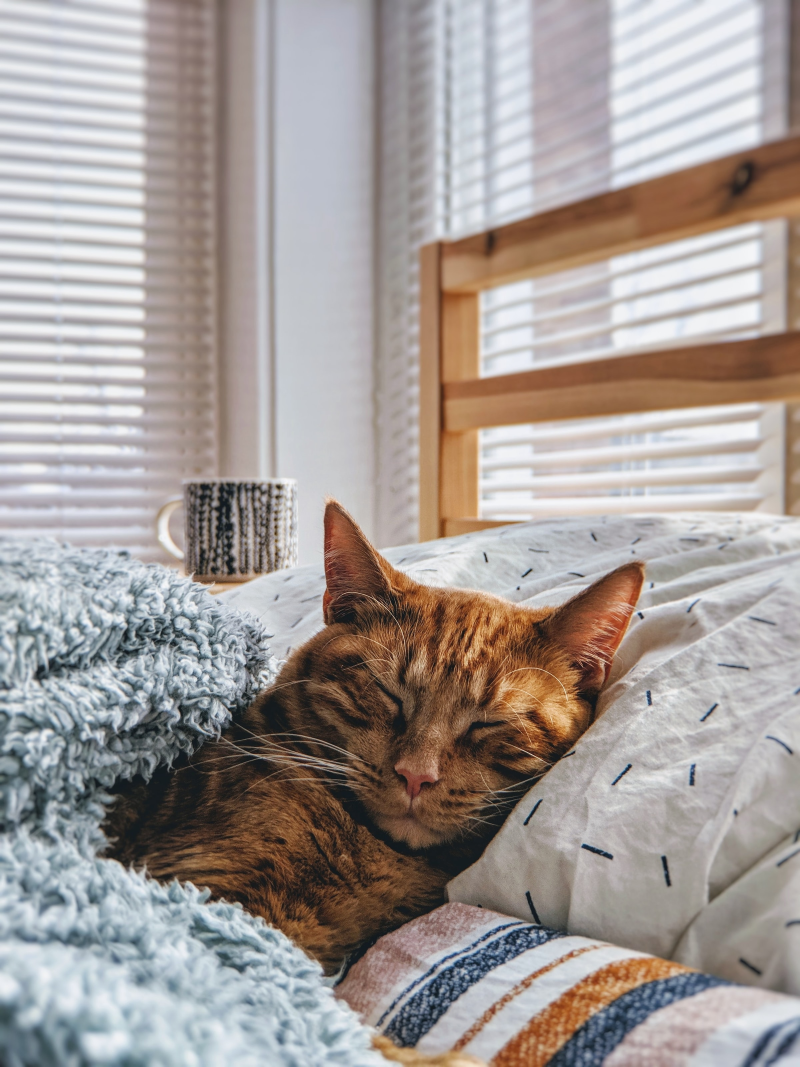
#> input picture 03_serverless_event_handler/resize/cat.jpg, 2400 x 3200 px (shown at 1/3 size)
$ python resize.py
#> lines starting #> are read from the running program, lines starting #| are printed output that depends on the picture
#!/usr/bin/env python
from PIL import Image

def show_image() -> None:
    image = Image.open('cat.jpg')
    image.show()

def thumbnail_image() -> None:
    image = Image.open('cat.jpg')
#> image is the input picture: PIL image 2400x3200 RGB; mean R, G, B 163.6, 155.6, 152.2
    image.thumbnail((400, 400))
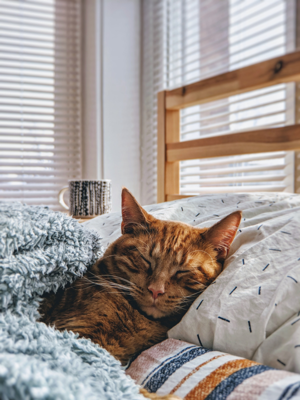
#> image: PIL image 300x400 RGB; mean R, G, B 163.7, 155.7, 152.3
    image.save('cat_thumbnail.jpg')

if __name__ == '__main__':
    thumbnail_image()
